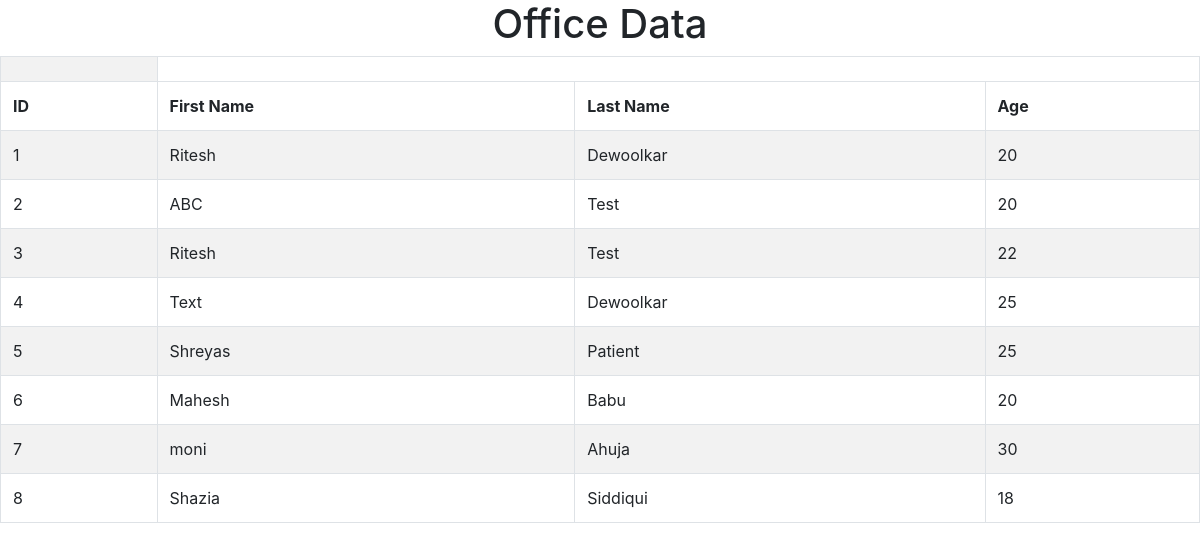
Screenshot of /office/ with the database file from the repository.
### office/models.py (models this page shows, shortened)
class Patient(models.Model):
    first_name = models.CharField(max_length=50)
    last_name = models.CharField(max_length=50)
    age = models.IntegerField(validators=[MinValueValidator(0),MaxValueValidator(120)])
    heartrate = models.IntegerField(default=60,validators=[MinValueValidator(0),MaxValueValidator(200)])

### office/views.py (the view)
# urls.py: path('',views.office_view,name='office'),
def office_view(request):
    office = Patient.objects.all()
    context = {'office':office}
    return render(request,'office.html',context=context)

### office/templates/office.html (shortened to what this page needs)
<!DOCTYPE html>
<html lang="en">
<head>
    <link rel="stylesheet" href="https://cdn.jsdelivr.net/npm/bootstrap@4.6.2/dist/css/bootstrap.min.css">
</head>
<body>
    <h1 class="text-center">Office Data</h1>
    <table class="table table-striped table-bordered">
        <th>
          <tr>
            <th>ID</th>
            <th>First Name</th>
            <th>Last Name</th>
            <th>Age</th>
          </tr>
        </th>
    {%for rows  in office%}
    <tr>
        <td>{{rows.id}}</td>
        <td>{{rows.first_name}}</td>
        <td>{{rows.last_name}}</td>
        <td>{{rows.age}}</td>
    </tr>
    {% endfor %}
    </table>
</body>
</html>

### rows the page displays
Patient: id "1", first_name "Ritesh", last_name "Dewoolkar", age "20"
Patient: id "2", first_name "ABC", last_name "Test", age "20"
Patient: id "3", first_name "Ritesh", last_name "Test", age "22"
Patient: id "4", first_name "Text", last_name "Dewoolkar", age "25"
Patient: id "5", first_name "Shreyas", last_name "Patient", age "25"
Patient: id "6", first_name "Mahesh", last_name "Babu", age "20"
Patient: id "7", first_name "moni", last_name "Ahuja", age "30"
Patient: id "8", first_name "Shazia", last_name "Siddiqui", age "18"
